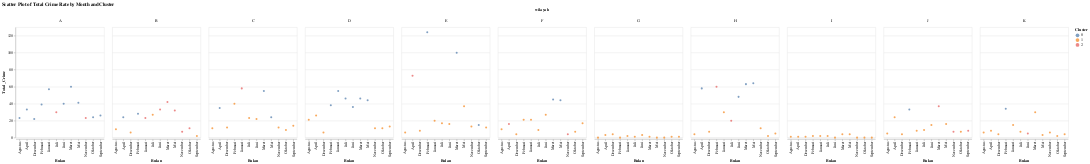

Notebook source saved alongside this figure:
### Code cell
# Calculate the total crime rate for each month
data['Total_Crime'] = data['Anirat'] + data['Curat'] + data['Curas'] + data['Curanmor'] + data['Peras/ Anc']

# Create the scatter plot
chart = alt.Chart(data).mark_circle().encode(
    x='Bulan',
    y='Total_Crime',
    color='Cluster:N',  # Color points by cluster
    tooltip=['wilayah', 'Bulan', 'Total_Crime', 'Cluster']
).facet(
    column='wilayah' # Create a separate chart for each region
).properties(
    title='Scatter Plot of Total Crime Rate by Month and Cluster'
)
chart

### Figure 1 — Vega-Lite specification as saved in the notebook (floating-point values rounded to 4 significant figures; data arrays with more than 128 entries replaced by an {"elided": "..."} marker saying what was removed)
{"config": {"view": {"continuousWidth": 300, "continuousHeight": 300}}, "data": {"name": "data-06a04da62366fd99a50035415747c7ae"}, "facet": {"column": {"field": "wilayah", "type": "nominal"}}, "spec": {"mark": {"type": "circle"}, "encoding": {"color": {"field": "Cluster", "type": "nominal"}, "tooltip": [{"field": "wilayah", "type": "nominal"}, {"field": "Bulan", "type": "nominal"}, {"field": "Total_Crime", "type": "quantitative"}, {"field": "Cluster", "type": "quantitative"}], "x": {"field": "Bulan", "type": "nominal"}, "y": {"field": "Total_Crime", "type": "quantitative"}}}, "title": "Scatter Plot of Total Crime Rate by Month and Cluster", "$schema": "https://vega.github.io/schema/vega-lite/v5.20.1.json", "datasets": {"data-06a04da62366fd99a50035415747c7ae": {"elided": "132 records"}}}
